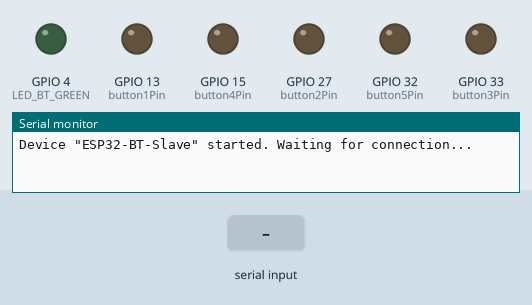
The sketch below on a simulated ESP32. Shown: output pins drawn as LEDs (lit = HIGH), the last lines printed to the serial monitor. The test bench sets the inputs (shaded band). Nothing arrives over Bluetooth unless stated.

Above: at 1.2 s.
1.3 s: "1" received over the second serial link
At 2.1 s:
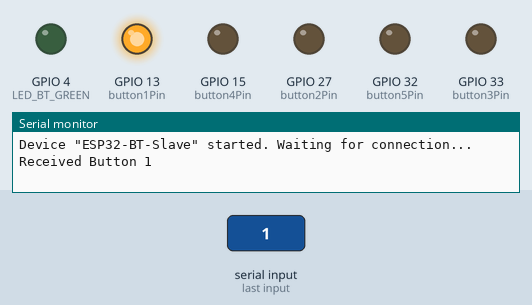
4.3 s: "2" received over the second serial link
At 4.8 s:
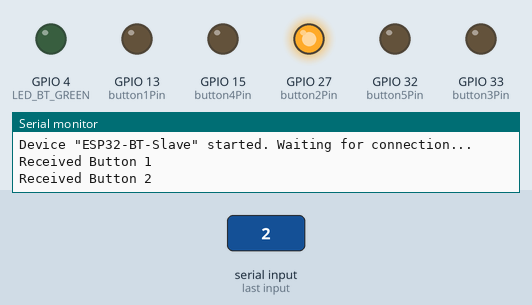
7.3 s: "3" received over the second serial link
At 8.1 s:
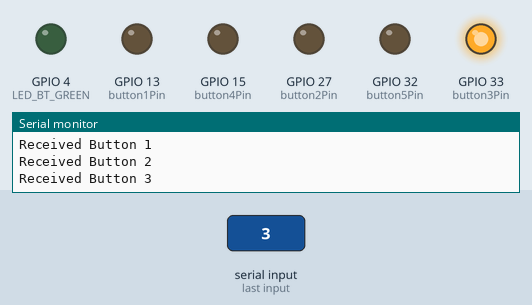
10.3 s: "4" received over the second serial link
At 11.1 s:
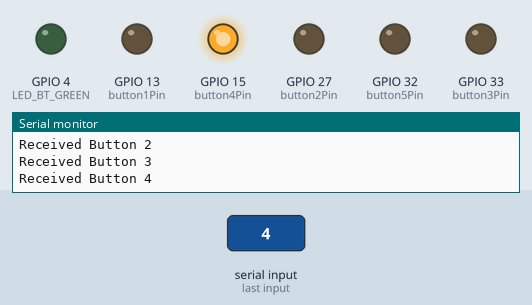
13.3 s: "5" received over the second serial link
At 14.1 s:
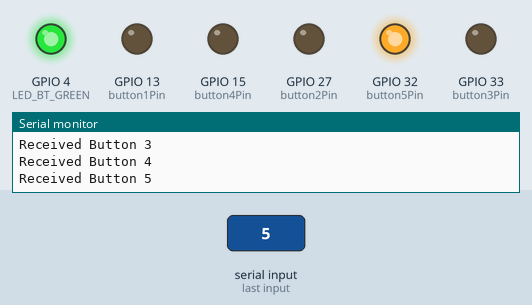
16.3 s: "1" received over the second serial link
At 17.1 s:
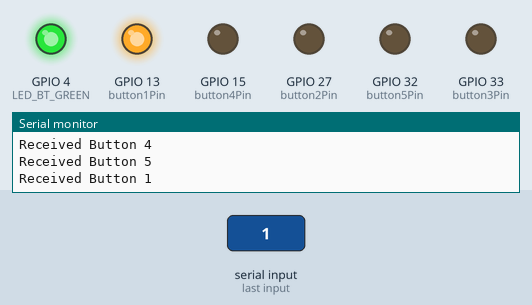
Timing chart, 0 to 20.3 s (numbered marks = the images above; inputs shaded):
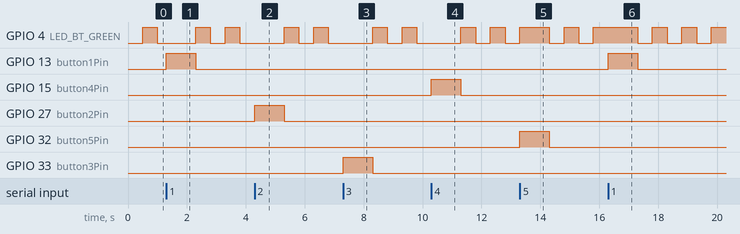

The sketch:

Receiver.ino
```cpp
#include "BluetoothSerial.h"

BluetoothSerial SerialBT;

#define LED_BT_GREEN 4   // GPIO 4 for green LED

const int button1Pin = 13;
const int button2Pin = 27;
const int button3Pin = 33;
const int button4Pin = 15;
const int button5Pin = 32;

unsigned long previousMillis;
bool MasterConnected;
String device_name = "ESP32-BT-Slave";
String MACadd = "e0:5a:1b:58:c6:02";

void Bt_Status(esp_spp_cb_event_t event, esp_spp_cb_param_t *param) {
  if (event == ESP_SPP_SRV_OPEN_EVT) {
    Serial.println("Server Connected");
    digitalWrite(LED_BT_GREEN, HIGH);
    MasterConnected = true;
  } else if (event == ESP_SPP_CLOSE_EVT) {
    Serial.println("Server Disconnected");
    digitalWrite(LED_BT_GREEN, LOW);
    MasterConnected = false;
  }
}

void setup() {
  pinMode(LED_BT_GREEN, OUTPUT);
  pinMode(button1Pin, OUTPUT);
  pinMode(button2Pin, OUTPUT);
  pinMode(button3Pin, OUTPUT);
  pinMode(button4Pin, OUTPUT);
  pinMode(button5Pin, OUTPUT);
  Serial.begin(115200);

  SerialBT.register_callback(Bt_Status);
  SerialBT.begin(device_name);

  Serial.printf("Device \"%s\" started. Waiting for connection...\n", device_name.c_str());
}

void loop() {
  if (!MasterConnected) {
    // Blink LED to indicate waiting for connection
    if (millis() - previousMillis >= 500) {
      previousMillis = millis();
      digitalWrite(LED_BT_GREEN, !digitalRead(LED_BT_GREEN));
    }
  }

  // Data send/receive via Bluetooth
  if (SerialBT.available()) {
    char receivedChar = SerialBT.read();
    Serial.print("Received Button ");
    Serial.println(receivedChar);

    switch (receivedChar) {
      case '1':
        digitalWrite(button1Pin, HIGH);
        delay(1000);  // Short delay to ensure the pulse is detected
        digitalWrite(button1Pin, LOW);
        break;
      case '2':
        digitalWrite(button2Pin, HIGH);
        delay(1000);
        digitalWrite(button2Pin, LOW);
        break;
      case '3':
        digitalWrite(button3Pin, HIGH);
        delay(1000);
        digitalWrite(button3Pin, LOW);
        break;
      case '4':
        digitalWrite(button4Pin, HIGH);
        delay(1000);
        digitalWrite(button4Pin, LOW);
        break;
      case '5':
        digitalWrite(button5Pin, HIGH);
        delay(1000);
        digitalWrite(button5Pin, LOW);
        break;
      default:
        // Turn off all outputs if an unexpected character is received
        digitalWrite(button1Pin, LOW);
        digitalWrite(button2Pin, LOW);
        digitalWrite(button3Pin, LOW);
        digitalWrite(button4Pin, LOW);
        digitalWrite(button5Pin, LOW);
        break;
    }
  }
}
```

Measured:
- after the input at 1.3 s, GPIO 13 (button1Pin): LOW → HIGH at once, → LOW 1.0 s later
- after the input at 4.3 s, GPIO 27 (button2Pin): LOW → HIGH at once, → LOW 1.0 s later
- after the input at 7.3 s, GPIO 33 (button3Pin): LOW → HIGH at once, → LOW 1.0 s later
- after the input at 10.3 s, GPIO 15 (button4Pin): LOW → HIGH at once, → LOW 1.0 s later
- after the input at 13.3 s, GPIO 32 (button5Pin): LOW → HIGH at once, → LOW 1.0 s later
- after the input at 16.3 s, GPIO 13 (button1Pin): LOW → HIGH at once, → LOW 1.0 s later
- by itself, GPIO 4 (LED_BT_GREEN): alternates HIGH for 0.50 s and LOW for 0.50 s
